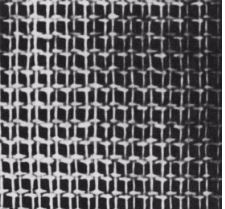
%> input picture HW4/matlab_student_HW4/Q2/grid.JPG, 225 x 209 px
$ octave a2.m   (GNU Octave 9; MATLAB toolbox functions it lacks are replaced by stand-ins)
%> lines starting %> are read from the running program, lines starting %| are printed output that depends on the picture
I = imread('grid.JPG');
%> I is the input picture: size 209x225x3 uint8; mean R, G, B 97.5, 95.5, 98.5
I = rgb2gray(I);
%> I: size 209x225 uint8
F = fftshift(fft2(I));
figure;
subplot(1,3,1);imshow(I);
subplot(1,3,2);imshow(log(1+abs(F)), []);
%> after `imshow(log(1+abs(F)), [])`:
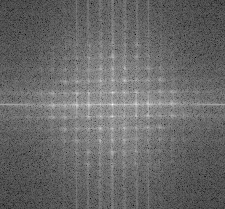
%> displayed picture: size 209x225, on the screen's scale of 0 to 255; min 0, max 255, mean 104.6
center_x = size(F,1)/2;
%> center_x = 104.5
center_y = size(F,2)/2;
%> center_y = 112.5
[w,h] = size(F);
%> w = 209; h = 225
subplot(1,3,3);
r = 10;
S = zeros(1,999);
while true
     x_pos = round(center_x + r*sin(pi/4));
     y_pos = round(center_y + r*cos(pi/4));
     if x_pos>w||y_pos>h
         break;
     end
     S(1, r+1) =  abs(F(x_pos, y_pos));
     r = r+1;
end
%> after the loop, S = 999 values, max 79809.8 at index 18, min 0 at index 1, mean 711.1; r = 149
S = S(1,1:r);
%> S = 149 values, max 79809.8 at index 18, min 0 at index 1, mean 4767.8
i = 0:1:size(S,2)-1;
%> i = 149 values from 0 to 148
plot(i, S);
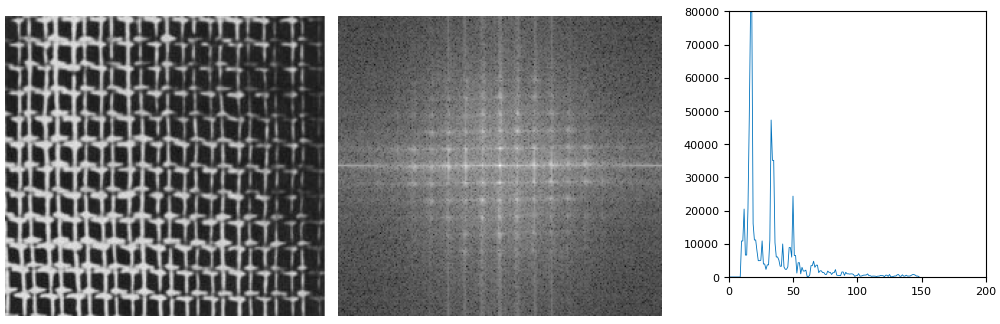
%> figure redrawn from the program's plot data, 3 panels

$ run again, with HW4/matlab_student_HW4/Q2/periodic.jpg copied over HW4/matlab_student_HW4/Q2/grid.JPG
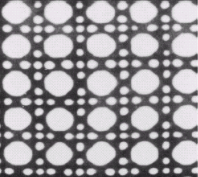
%> input picture HW4/matlab_student_HW4/Q2/periodic.jpg, 198 x 177 px
%> I is the input picture: size 177x198x3 uint8; mean R, G, B 153.9, 151.4, 154.8
%> I: size 177x198 uint8
%> `imshow(log(1+abs(F)), [])`:
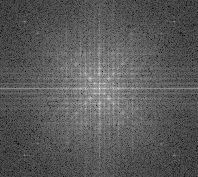
%> displayed picture: size 177x198, on the screen's scale of 0 to 255; min 0, max 255, mean 89.4
%> after the loop `while true`: S = 999 values, max 228467.7 at index 16, min 0 at index 1, mean 928.5; r = 126
%> `S = S(1,1:r);`: S = 126 values, max 228467.7 at index 16, min 0 at index 1, mean 7361.8
%> i = 126 values from 0 to 125
%> `plot(i, S);`:
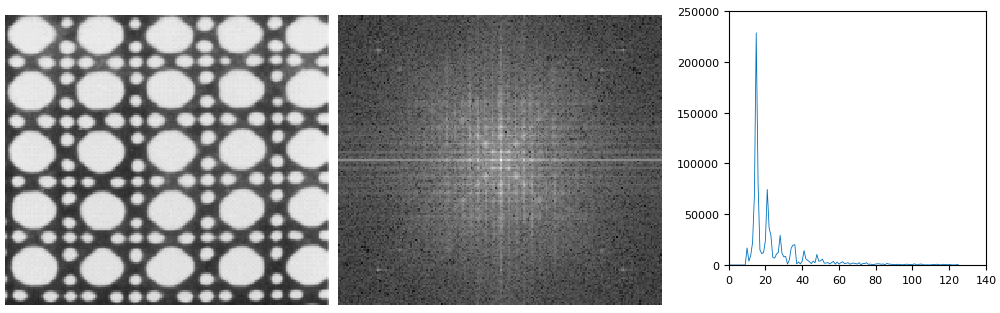
%> figure redrawn from the program's plot data, 3 panels
